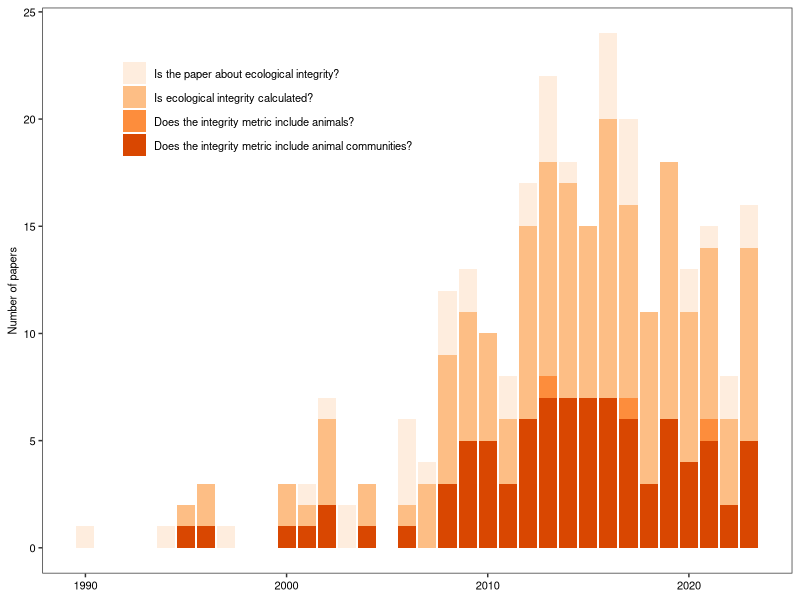

This chart was generated by the following R code:

# load libraries
library(ggplot2)
library(readxl)
library(dplyr)
library(reshape2)
library(viridis)
library(RColorBrewer)
library(tidyverse)
library(here)

theme_set(theme_bw())
#import data
dat <- read.csv(here('data',
                     'Ecological integrity literature review - Sheet1.csv'))
## fix differences in data entry
dat2 <- dat %>%
  rename('about_integrity' = 'Is.the.paper.actually.about.ecological.integrity.',
         'integrity_calculated' = 'Is.integrity.actually.calculated.',
         'include_animals' = 'Does.metric.include.animals.',
         'animal_communities' = 'Does.metric.include.animal.communities.') %>%
  mutate(about_integrity = case_when(about_integrity %in% c("No", 'no', 'No - see notes',
                                                            'No- but see notes', "Maybe") ~ "No",
                                     about_integrity %in% c("Yes", 'yes', 'Yes-maybe', 'Yes- but note terms',
                                                            'Yes- but indirectly', "Yes- but see notes") ~ "Yes")) %>%
  mutate(integrity_calculated = case_when(integrity_calculated %in% c("-", "No", "Maybe","", 
                                                                      "no", "No- concept paper with examples?", 
                                                                      "No-  \"validation\" paper" , "No- \"validation\" paper",                              
                                                                      "No-\"validation\" paper","No- \"metric development\"- see notes",                 
                                                                       "No- concept paper with examples- see notes" ,           
                                                                       "No- \"validation paper\"- see notes" ,                  
                                                                       "No- \"review\" paper" ,                                 
                                                                       "No- concept paper with examples from a National Forest") ~ "No",
                                          integrity_calculated %in% c("yes","Yes","Yes/maybe","Yes/Maybe",
                                                                      "Yes- but see notes","Yes- note similar to above but link assumed") ~ "Yes")) %>%
  mutate(include_animals = case_when(include_animals %in% c("no", "No", "-", "No- see notes",
                                                            "", "Maybe") ~ "No", 
                                     include_animals %in% c("Yes", "yes") ~ "Yes")) %>%
  mutate(animal_communities = case_when(animal_communities %in% c("-", "no",
                                                                  "No", "no (?)", "") ~ "No",
                                        animal_communities %in% c("yes", "Yes", "yes??") ~ "Yes"))


# simplify data frame
dat2 <- dat2[,c(6:8,10:11)]

# change chacater to integer
dat2[dat2=="Yes"] <- 1
dat2[dat2=="No"] <- 0
dat2[is.na(dat2)] <- 0

dat2 <- dat2 %>%
  mutate_if(is.character, as.numeric)

# get rid of nestedness
dat2[,4][dat2[,5] == 1] <-0
dat2[,3][dat2[,4] == 1] <-0
dat2[,2][dat2[,3] == 1] <-0

# change to long format
dat3 <- dat2 %>%
  pivot_longer(cols = 2:5,
               names_to = "variable",
               values_to = "value")

# summarize by year
dat4 <- dat3 %>% 
  group_by(Year, variable) %>% 
  summarise(sum=sum(value, na.rm = T)) %>%
  mutate(variable = factor(variable, levels = c('about_integrity',
                                                'integrity_calculated',
                                                'include_animals',
                                                'animal_communities')))


# plot
(a <- dat4 %>%
    arrange(variable) %>%
    ggplot(aes(x = Year,
                y = sum,
                fill = variable)) +
  geom_col(position = "stack") +
  theme_bw() +
  scale_fill_brewer(palette = "Oranges",
                    labels = c('about_integrity' = "Is the paper about ecological integrity?",
                               'integrity_calculated' = "Is ecological integrity calculated?",
                               'include_animals' = "Does the integrity metric include animals?",
                               'animal_communities' = "Does the integrity metric include animal communities?")) +
  ylab("Number of papers") + xlab(NULL) +
  theme(legend.position = c(0.3, 0.82),
        legend.title = element_blank(),
        axis.text = element_text(size=8, color="black"),
        axis.title = element_text(size=8, color="black"),
        legend.text = element_text(size=8, color="black"),
        panel.grid = element_blank()))
#a


# output to hi res
# tiff("integrity-litreview-11302023.tif",
#      res=500, width=6, height=4, units="in", compression="lzw")
# a
# dev.off()


# Other explorations ------------------------------------------------------

unique(dat$Environment)
unique(dat$Animal.groups)
unique(dat$Function.Metric)

env_plot <- dat %>%
  filter(Environment != "") %>%
  group_by(Environment) %>%
  tally() %>%
  ggplot(aes(x = reorder(Environment, -n), y = n)) +
  geom_bar(stat = "identity") +
  labs(x = "Environment", y = "Number of studies")

animal_plot <- dat %>%
  filter(Animal.groups != "") %>%
  group_by(Animal.groups) %>%
  tally() %>%
  ggplot(aes(x = reorder(Animal.groups, -n), y = n)) +
  geom_bar(stat = "identity") +
  labs(x = "Animal groups", y = "Number of studies")

metric_plot <- dat %>%
  filter(Function.Metric != "") %>%
  group_by(Function.Metric) %>%
  tally() %>%
  ggplot(aes(x = reorder(Function.Metric, -n), y = n)) +
  geom_bar(stat = "identity") +
  labs(x = "Was a functional metric calculated?", y = "Number of studies")

traits <- dat %>%
  separate_longer_delim(Function.notes, delim = ",") %>%
  dplyr::select(Function.notes) %>%
  filter(Function.notes != "") %>%
  mutate(Function.notes2 = case_when(Function.notes %in% c('feeding guilds',
                                                          'trophic position',
                                                          'trophic strategies',
                                                          'litter decompostion',
                                                          'trophic groups',
                                                          'foraging',
                                                          'feeding behaviors',
                                                          'feeding behaviours',
                                                          'feeding guild') ~ "trophic traits",
                                    Function.notes %in% c('habitat', ' habitat', 'microhabitat',
                                                          'foraging locations', 
                                                          'habitat generalism',
                                                          'habitat functions', 
                                                          'habitat assoications',
                                                          'habitat associations',
                                                          'habitat use') ~ "habitat traits",
                                    Function.notes %in% c('behavior', 'nesting',
                                                          'migration') ~ "non-feeding behavior traits",
                                    Function.notes %in% c('mobiility', 'morphology',
                                                          'body size') ~ "morphology traits",
                                    Function.notes %in% c("pollution sensitivity", "sensitivity") ~ "human sensitivity traits",
                                    Function.notes %in% c("functional diversity") ~ "functional diversity metric"))

trait_plot <- traits %>% 
  group_by(Function.notes2) %>%
  tally() %>%
  ggplot(aes(x = reorder(Function.notes2, -n), y = n)) +
  geom_bar(stat = "identity") +
  theme(axis.text.x = element_text(angle = 45, hjust = 1)) +
  labs(x = "Functional trait category", y = "Frequency of documentation")



# Geography ---------------------------------------------------------------

dat_geo <- dat %>%
  mutate(Continent = case_when(Geography %in% c("eastern canada bogs",
                                                "USA", "northeastern USA swamps",
                                                'quebec urban ish', 'North America',
                                                'eastern canada', 'chesapeake bay',
                                                "N. America",
                                                'mid-atlantic states', 'great lakes coastal wetlands',
                                                'N. America- regional', 'N. America- forested',
                                                'N. America- estuary', "N. America- riparian",
                                                'N. America- wetland', "N. America- coastal",
                                                'prairies in alberta canada', 'forests in ohio',
                                                'streams in colorado basin') ~ "North America",
                               Geography %in% c('streams in zimbabwe', 'streams in ethiopian highlands',
                                                'nigeria', 'streams in ethiopia',
                                                "Africa", "Africa- riparian", 
                                                "Africa- terrestrial",
                                                'South Africa') ~ "Africa",
                               Geography %in% c("Asia", "south korea", "rivers in china",
                                                "Asia- aquatic") ~ "Asia",
                               Geography %in% c("Europe", "switzerland alpine areas",
                                                'streams in europe', 'streams in spain',
                                                'germany', 'scandanavia', 'Europe- agricultural',
                                                'Europe- terrestrial', "Europe- forested", 
                                                "Europe- aquatic", 'north portugal',
                                                'freshwater in turkey',
                                                'italy', 'german north sea') ~ "Europe",
                               Geography %in% c("pelagic ocean", 
                                                'aquatic') ~ "Aquatic/Oceanic",
                               Geography %in% c("Brazilian Atlantic forest", 
                                                'northern brazil', 'South America',
                                               'S. America- riparian',
                                                'S. America- forested',
                                               'temperate grasslands in uruguay') ~ "South America",
                               Geography == 'Central America' ~ "Central America",
                               Geography %in% c('freshwater streams in new south wales australia',
                                                'Australia', 'New Zealand', 
                                                'Oceana', 'Oceana- intertidal',
                                                "Australia- riparian", "australia",
                                                'Oceana- coastal') ~ "Oceana",
                               Geography == "Global" ~ "Global",
                               Geography == "The Americas" ~ "Americas",
                               TRUE ~ NA_character_))

geography_plot <- dat_geo %>%
  filter(Geography != "") %>%
  group_by(Continent) %>%
  tally() %>%
  ggplot(aes(x = reorder(Continent, -n), y = n)) +
    geom_bar(stat = 'identity') +
  labs(x = "Continent", y = "Number of studies")
  
